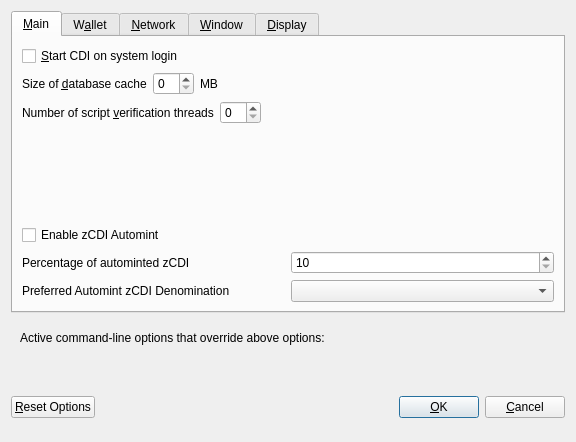
<?xml version="1.0" encoding="UTF-8"?>
<ui version="4.0">
 <class>OptionsDialog</class>
 <widget class="QDialog" name="OptionsDialog">
  <property name="geometry">
   <rect>
    <x>0</x>
    <y>0</y>
    <width>576</width>
    <height>442</height>
   </rect>
  </property>
  <property name="windowTitle">
   <string>Options</string>
  </property>
  <property name="modal">
   <bool>true</bool>
  </property>
  <layout class="QVBoxLayout" name="verticalLayout">
   <item>
    <widget class="QTabWidget" name="tabWidget">
     <property name="currentIndex">
      <number>0</number>
     </property>
     <widget class="QWidget" name="tabMain">
      <attribute name="title">
       <string>&amp;Main</string>
      </attribute>
      <layout class="QVBoxLayout" name="verticalLayout_Main">
       <item>
        <widget class="QCheckBox" name="bitcoinAtStartup">
         <property name="toolTip">
          <string>Automatically start CDI after logging in to the system.</string>
         </property>
         <property name="text">
          <string>&amp;Start CDI on system login</string>
         </property>
        </widget>
       </item>
       <item>
        <layout class="QHBoxLayout" name="horizontalLayout_2_Main">
         <item>
          <widget class="QLabel" name="databaseCacheLabel">
           <property name="text">
            <string>Size of &amp;database cache</string>
           </property>
           <property name="textFormat">
            <enum>Qt::PlainText</enum>
           </property>
           <property name="buddy">
            <cstring>databaseCache</cstring>
           </property>
          </widget>
         </item>
         <item>
          <widget class="QSpinBox" name="databaseCache"/>
         </item>
         <item>
          <widget class="QLabel" name="databaseCacheUnitLabel">
           <property name="text">
            <string>MB</string>
           </property>
           <property name="textFormat">
            <enum>Qt::PlainText</enum>
           </property>
          </widget>
         </item>
         <item>
          <spacer name="horizontalSpacer_2_Main">
           <property name="orientation">
            <enum>Qt::Horizontal</enum>
           </property>
           <property name="sizeHint" stdset="0">
            <size>
             <width>40</width>
             <height>20</height>
            </size>
           </property>
          </spacer>
         </item>
        </layout>
       </item>
       <item>
        <layout class="QHBoxLayout" name="horizontalLayout_3_Main">
         <item>
          <widget class="QLabel" name="threadsScriptVerifLabel">
           <property name="text">
            <string>Number of script &amp;verification threads</string>
           </property>
           <property name="textFormat">
            <enum>Qt::PlainText</enum>
           </property>
           <property name="buddy">
            <cstring>threadsScriptVerif</cstring>
           </property>
          </widget>
         </item>
         <item>
          <widget class="QSpinBox" name="threadsScriptVerif">
           <property name="toolTip">
            <string>(0 = auto, &lt;0 = leave that many cores free)</string>
           </property>
          </widget>
         </item>
         <item>
          <spacer name="horizontalSpacer_3_Main">
           <property name="orientation">
            <enum>Qt::Horizontal</enum>
           </property>
           <property name="sizeHint" stdset="0">
            <size>
             <width>40</width>
             <height>20</height>
            </size>
           </property>
          </spacer>
         </item>
        </layout>
       </item>
       <item>
        <spacer name="verticalSpacer_2">
         <property name="orientation">
          <enum>Qt::Vertical</enum>
         </property>
         <property name="sizeHint" stdset="0">
          <size>
           <width>20</width>
           <height>40</height>
          </size>
         </property>
        </spacer>
       </item>
       <item>
        <widget class="QCheckBox" name="checkBoxZeromintEnable">
         <property name="toolTip">
          <string>Enable automatic minting of CDI units to zCDI</string>
         </property>
         <property name="layoutDirection">
          <enum>Qt::LeftToRight</enum>
         </property>
         <property name="text">
          <string>Enable zCDI Automint</string>
         </property>
        </widget>
       </item>
       <item>
        <layout class="QHBoxLayout" name="horizontalLayout_3">
         <item>
          <widget class="QLabel" name="percentage_label">
           <property name="toolTip">
            <string>Percentage of incoming CDI which get automatically converted to zCDI via Zerocoin Protocol (min: 10%)</string>
           </property>
           <property name="text">
            <string>Percentage of autominted zCDI</string>
           </property>
          </widget>
         </item>
         <item>
          <widget class="QSpinBox" name="zeromintPercentage">
           <property name="minimum">
            <number>10</number>
           </property>
           <property name="maximum">
            <number>100</number>
           </property>
          </widget>
         </item>
        </layout>
       </item>
       <item>
        <layout class="QHBoxLayout" name="horizontalLayout" stretch="0,0">
         <property name="sizeConstraint">
          <enum>QLayout::SetFixedSize</enum>
         </property>
         <item>
          <widget class="QLabel" name="labelPreferredDenom">
           <property name="maximumSize">
            <size>
             <width>16777215</width>
             <height>16777215</height>
            </size>
           </property>
           <property name="toolTip">
            <string>Wait with automatic conversion to Zerocoin until enough CDI for this denomination is available</string>
           </property>
           <property name="text">
            <string>Preferred Automint zCDI Denomination</string>
           </property>
          </widget>
         </item>
         <item>
          <widget class="QComboBox" name="preferredDenom">
           <property name="maximumSize">
            <size>
             <width>16777215</width>
             <height>27</height>
            </size>
           </property>
           <property name="toolTip">
            <string>Wait with automatic conversion to Zerocoin until enough CDI for this denomination is available</string>
           </property>
           <property name="maxVisibleItems">
            <number>9</number>
           </property>
           <property name="maxCount">
            <number>9</number>
           </property>
          </widget>
         </item>
        </layout>
       </item>
      </layout>
     </widget>
     <widget class="QWidget" name="tabWallet">
      <attribute name="title">
       <string>W&amp;allet</string>
      </attribute>
      <layout class="QVBoxLayout" name="verticalLayout_Wallet">
       <item>
        <layout class="QHBoxLayout" name="horizontalLayout_2_Wallet">
         <item>
          <widget class="QLabel" name="labelStakeSplitThresholdText">
           <property name="text">
            <string>Stake split threshold:</string>
           </property>
          </widget>
         </item>
         <item>
          <widget class="QSpinBox" name="spinBoxStakeSplitThreshold">
           <property name="minimum">
            <number>1</number>
           </property>
           <property name="maximum">
            <number>999999</number>
           </property>
          </widget>
         </item>
        </layout>
       </item>
       <item>
        <widget class="QGroupBox" name="groupBox">
         <property name="title">
          <string>Expert</string>
         </property>
         <layout class="QVBoxLayout" name="verticalLayout_2">
          <item>
           <widget class="QCheckBox" name="coinControlFeatures">
            <property name="toolTip">
             <string>Whether to show coin control features or not.</string>
            </property>
            <property name="text">
             <string>Enable coin &amp;control features</string>
            </property>
           </widget>
          </item>
          <item>
           <widget class="QCheckBox" name="showMasternodesTab">
            <property name="toolTip">
             <string>Show additional tab listing all your masternodes in first sub-tab&lt;br/&gt;and all masternodes on the network in second sub-tab.</string>
            </property>
            <property name="text">
             <string>Show Masternodes Tab</string>
            </property>
           </widget>
          </item>
          <item>
           <widget class="QCheckBox" name="spendZeroConfChange">
            <property name="toolTip">
             <string>If you disable the spending of unconfirmed change, the change from a transaction&lt;br/&gt;cannot be used until that transaction has at least one confirmation.&lt;br/&gt;This also affects how your balance is computed.</string>
            </property>
            <property name="text">
             <string>&amp;Spend unconfirmed change</string>
            </property>
           </widget>
          </item>
         </layout>
        </widget>
       </item>
       <item>
        <spacer name="verticalSpacer_Wallet">
         <property name="orientation">
          <enum>Qt::Vertical</enum>
         </property>
         <property name="sizeHint" stdset="0">
          <size>
           <width>20</width>
           <height>40</height>
          </size>
         </property>
        </spacer>
       </item>
      </layout>
     </widget>
     <widget class="QWidget" name="tabNetwork">
      <attribute name="title">
       <string>&amp;Network</string>
      </attribute>
      <layout class="QVBoxLayout" name="verticalLayout_Network">
       <item>
        <widget class="QCheckBox" name="mapPortUpnp">
         <property name="toolTip">
          <string>Automatically open the CDI client port on the router. This only works when your router supports UPnP and it is enabled.</string>
         </property>
         <property name="text">
          <string>Map port using &amp;UPnP</string>
         </property>
        </widget>
       </item>
       <item>
        <widget class="QCheckBox" name="allowIncoming">
         <property name="toolTip">
          <string>Accept connections from outside</string>
         </property>
         <property name="text">
          <string>Allow incoming connections</string>
         </property>
        </widget>
       </item>
       <item>
        <widget class="QCheckBox" name="connectSocks">
         <property name="toolTip">
          <string>Connect to the CDI network through a SOCKS5 proxy.</string>
         </property>
         <property name="text">
          <string>&amp;Connect through SOCKS5 proxy (default proxy):</string>
         </property>
        </widget>
       </item>
       <item>
        <layout class="QHBoxLayout" name="horizontalLayout_1_Network">
         <item>
          <widget class="QLabel" name="proxyIpLabel">
           <property name="text">
            <string>Proxy &amp;IP:</string>
           </property>
           <property name="textFormat">
            <enum>Qt::PlainText</enum>
           </property>
           <property name="buddy">
            <cstring>proxyIp</cstring>
           </property>
          </widget>
         </item>
         <item>
          <widget class="QValidatedLineEdit" name="proxyIp">
           <property name="minimumSize">
            <size>
             <width>140</width>
             <height>0</height>
            </size>
           </property>
           <property name="maximumSize">
            <size>
             <width>140</width>
             <height>16777215</height>
            </size>
           </property>
           <property name="toolTip">
            <string>IP address of the proxy (e.g. IPv4: 127.0.0.1 / IPv6: ::1)</string>
           </property>
          </widget>
         </item>
         <item>
          <widget class="QLabel" name="proxyPortLabel">
           <property name="text">
            <string>&amp;Port:</string>
           </property>
           <property name="textFormat">
            <enum>Qt::PlainText</enum>
           </property>
           <property name="buddy">
            <cstring>proxyPort</cstring>
           </property>
          </widget>
         </item>
         <item>
          <widget class="QLineEdit" name="proxyPort">
           <property name="minimumSize">
            <size>
             <width>55</width>
             <height>0</height>
            </size>
           </property>
           <property name="maximumSize">
            <size>
             <width>55</width>
             <height>16777215</height>
            </size>
           </property>
           <property name="toolTip">
            <string>Port of the proxy (e.g. 9050)</string>
           </property>
          </widget>
         </item>
         <item>
          <spacer name="horizontalSpacer_1_Network">
           <property name="orientation">
            <enum>Qt::Horizontal</enum>
           </property>
           <property name="sizeHint" stdset="0">
            <size>
             <width>40</width>
             <height>20</height>
            </size>
           </property>
          </spacer>
         </item>
        </layout>
       </item>
       <item>
        <spacer name="verticalSpacer_Network">
         <property name="orientation">
          <enum>Qt::Vertical</enum>
         </property>
         <property name="sizeHint" stdset="0">
          <size>
           <width>20</width>
           <height>40</height>
          </size>
         </property>
        </spacer>
       </item>
      </layout>
     </widget>
     <widget class="QWidget" name="tabWindow">
      <attribute name="title">
       <string>&amp;Window</string>
      </attribute>
      <layout class="QVBoxLayout" name="verticalLayout_Window">
       <item>
        <widget class="QCheckBox" name="minimizeToTray">
         <property name="toolTip">
          <string>Show only a tray icon after minimizing the window.</string>
         </property>
         <property name="text">
          <string>&amp;Minimize to the tray instead of the taskbar</string>
         </property>
        </widget>
       </item>
       <item>
        <widget class="QCheckBox" name="minimizeOnClose">
         <property name="toolTip">
          <string>Minimize instead of exit the application when the window is closed. When this option is enabled, the application will be closed only after selecting Quit in the menu.</string>
         </property>
         <property name="text">
          <string>M&amp;inimize on close</string>
         </property>
        </widget>
       </item>
       <item>
        <spacer name="verticalSpacer_Window">
         <property name="orientation">
          <enum>Qt::Vertical</enum>
         </property>
         <property name="sizeHint" stdset="0">
          <size>
           <width>20</width>
           <height>40</height>
          </size>
         </property>
        </spacer>
       </item>
      </layout>
     </widget>
     <widget class="QWidget" name="tabDisplay">
      <attribute name="title">
       <string>&amp;Display</string>
      </attribute>
      <layout class="QVBoxLayout" name="verticalLayout_Display">
       <item>
        <layout class="QHBoxLayout" name="horizontalLayout_1_Display">
         <item>
          <widget class="QLabel" name="langLabel">
           <property name="text">
            <string>User Interface &amp;language:</string>
           </property>
           <property name="textFormat">
            <enum>Qt::PlainText</enum>
           </property>
           <property name="buddy">
            <cstring>lang</cstring>
           </property>
          </widget>
         </item>
         <item>
          <widget class="QValueComboBox" name="lang">
           <property name="toolTip">
            <string>The user interface language can be set here. This setting will take effect after restarting CDI.</string>
           </property>
          </widget>
         </item>
        </layout>
       </item>
       <item>
        <widget class="QLabel" name="label_3">
         <property name="toolTip">
          <string notr="true"/>
         </property>
         <property name="statusTip">
          <string notr="true"/>
         </property>
         <property name="whatsThis">
          <string notr="true"/>
         </property>
         <property name="accessibleName">
          <string notr="true"/>
         </property>
         <property name="text">
          <string>Language missing or translation incomplete? Help contributing translations here:
https://www.transifex.com/cdi-project/cdi-project-translations</string>
         </property>
         <property name="wordWrap">
          <bool>true</bool>
         </property>
         <property name="openExternalLinks">
          <bool>true</bool>
         </property>
         <property name="textInteractionFlags">
          <set>Qt::TextBrowserInteraction</set>
         </property>
        </widget>
       </item>
       <item>
        <layout class="QHBoxLayout" name="horizontalLayout_4_Display" stretch="0,0">
         <item>
          <widget class="QLabel" name="themeLabel">
           <property name="text">
            <string>User Interface Theme:</string>
           </property>
          </widget>
         </item>
         <item>
          <widget class="QValueComboBox" name="theme"/>
         </item>
        </layout>
       </item>
       <item>
        <widget class="Line" name="line">
         <property name="orientation">
          <enum>Qt::Horizontal</enum>
         </property>
        </widget>
       </item>
       <item>
        <layout class="QHBoxLayout" name="horizontalLayout_2_Display">
         <item>
          <widget class="QLabel" name="unitLabel">
           <property name="text">
            <string>&amp;Unit to show amounts in:</string>
           </property>
           <property name="textFormat">
            <enum>Qt::PlainText</enum>
           </property>
           <property name="buddy">
            <cstring>unit</cstring>
           </property>
          </widget>
         </item>
         <item>
          <widget class="QValueComboBox" name="unit">
           <property name="toolTip">
            <string>Choose the default subdivision unit to show in the interface and when sending coins.</string>
           </property>
          </widget>
         </item>
        </layout>
       </item>
       <item>
        <layout class="QHBoxLayout" name="horizontalLayout_5_Display">
         <item>
          <widget class="QLabel" name="digitsLabel">
           <property name="text">
            <string>Decimal digits</string>
           </property>
          </widget>
         </item>
         <item>
          <widget class="QValueComboBox" name="digits"/>
         </item>
        </layout>
       </item>
       <item>
        <widget class="QCheckBox" name="checkBoxHideZeroBalances">
         <property name="toolTip">
          <string>Hide empty balances</string>
         </property>
         <property name="layoutDirection">
          <enum>Qt::LeftToRight</enum>
         </property>
         <property name="text">
          <string>Hide empty balances</string>
         </property>
        </widget>
       </item>
       <item>
        <layout class="QHBoxLayout" name="horizontalLayout_3_Display">
         <item>
          <widget class="QLabel" name="thirdPartyTxUrlsLabel">
           <property name="toolTip">
            <string>Third party URLs (e.g. a block explorer) that appear in the transactions tab as context menu items. %s in the URL is replaced by transaction hash. Multiple URLs are separated by vertical bar |.</string>
           </property>
           <property name="text">
            <string>Third party transaction URLs</string>
           </property>
           <property name="buddy">
            <cstring>thirdPartyTxUrls</cstring>
           </property>
          </widget>
         </item>
         <item>
          <widget class="QLineEdit" name="thirdPartyTxUrls">
           <property name="toolTip">
            <string>Third party URLs (e.g. a block explorer) that appear in the transactions tab as context menu items. %s in the URL is replaced by transaction hash. Multiple URLs are separated by vertical bar |.</string>
           </property>
          </widget>
         </item>
        </layout>
       </item>
       <item>
        <spacer name="verticalSpacer">
         <property name="orientation">
          <enum>Qt::Vertical</enum>
         </property>
         <property name="sizeHint" stdset="0">
          <size>
           <width>20</width>
           <height>40</height>
          </size>
         </property>
        </spacer>
       </item>
      </layout>
     </widget>
    </widget>
   </item>
   <item>
    <widget class="QFrame" name="frame">
     <layout class="QVBoxLayout" name="verticalLayout_Bottom">
      <item>
       <layout class="QHBoxLayout" name="horizontalLayout_Bottom">
        <item>
         <widget class="QLabel" name="overriddenByCommandLineInfoLabel">
          <property name="text">
           <string>Active command-line options that override above options:</string>
          </property>
          <property name="textFormat">
           <enum>Qt::PlainText</enum>
          </property>
         </widget>
        </item>
        <item>
         <spacer name="horizontalSpacer_Bottom">
          <property name="orientation">
           <enum>Qt::Horizontal</enum>
          </property>
          <property name="sizeHint" stdset="0">
           <size>
            <width>40</width>
            <height>20</height>
           </size>
          </property>
         </spacer>
        </item>
       </layout>
      </item>
      <item>
       <widget class="QLabel" name="overriddenByCommandLineLabel">
        <property name="text">
         <string/>
        </property>
        <property name="textFormat">
         <enum>Qt::PlainText</enum>
        </property>
        <property name="wordWrap">
         <bool>true</bool>
        </property>
       </widget>
      </item>
     </layout>
    </widget>
   </item>
   <item>
    <layout class="QHBoxLayout" name="horizontalLayout_Buttons">
     <item>
      <widget class="QPushButton" name="resetButton">
       <property name="toolTip">
        <string>Reset all client options to default.</string>
       </property>
       <property name="text">
        <string>&amp;Reset Options</string>
       </property>
       <property name="autoDefault">
        <bool>false</bool>
       </property>
      </widget>
     </item>
     <item>
      <spacer name="horizontalSpacer_1">
       <property name="orientation">
        <enum>Qt::Horizontal</enum>
       </property>
       <property name="sizeHint" stdset="0">
        <size>
         <width>40</width>
         <height>48</height>
        </size>
       </property>
      </spacer>
     </item>
     <item>
      <widget class="QLabel" name="statusLabel">
       <property name="minimumSize">
        <size>
         <width>200</width>
         <height>0</height>
        </size>
       </property>
       <property name="font">
        <font>
         <weight>75</weight>
         <bold>true</bold>
        </font>
       </property>
       <property name="text">
        <string/>
       </property>
       <property name="textFormat">
        <enum>Qt::PlainText</enum>
       </property>
       <property name="wordWrap">
        <bool>true</bool>
       </property>
      </widget>
     </item>
     <item>
      <spacer name="horizontalSpacer_2">
       <property name="orientation">
        <enum>Qt::Horizontal</enum>
       </property>
       <property name="sizeHint" stdset="0">
        <size>
         <width>40</width>
         <height>48</height>
        </size>
       </property>
      </spacer>
     </item>
     <item>
      <widget class="QPushButton" name="okButton">
       <property name="text">
        <string>&amp;OK</string>
       </property>
       <property name="autoDefault">
        <bool>false</bool>
       </property>
       <property name="default">
        <bool>true</bool>
       </property>
      </widget>
     </item>
     <item>
      <widget class="QPushButton" name="cancelButton">
       <property name="text">
        <string>&amp;Cancel</string>
       </property>
       <property name="autoDefault">
        <bool>false</bool>
       </property>
      </widget>
     </item>
    </layout>
   </item>
  </layout>
 </widget>
 <customwidgets>
  <customwidget>
   <class>QValidatedLineEdit</class>
   <extends>QLineEdit</extends>
   <header>qvalidatedlineedit.h</header>
  </customwidget>
  <customwidget>
   <class>QValueComboBox</class>
   <extends>QComboBox</extends>
   <header>qvaluecombobox.h</header>
  </customwidget>
 </customwidgets>
 <resources/>
 <connections/>
</ui>
